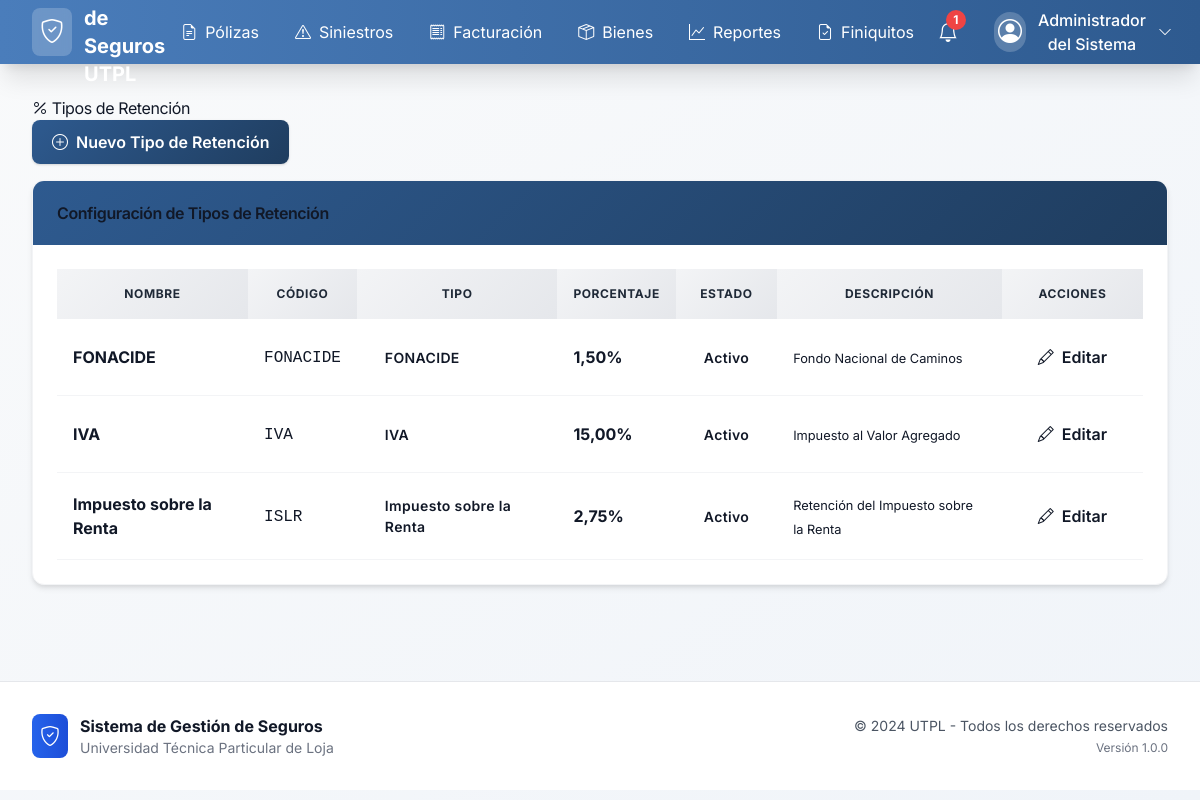
/companies/retention-types/ (signed in), run on an earlier commit of the app's database.
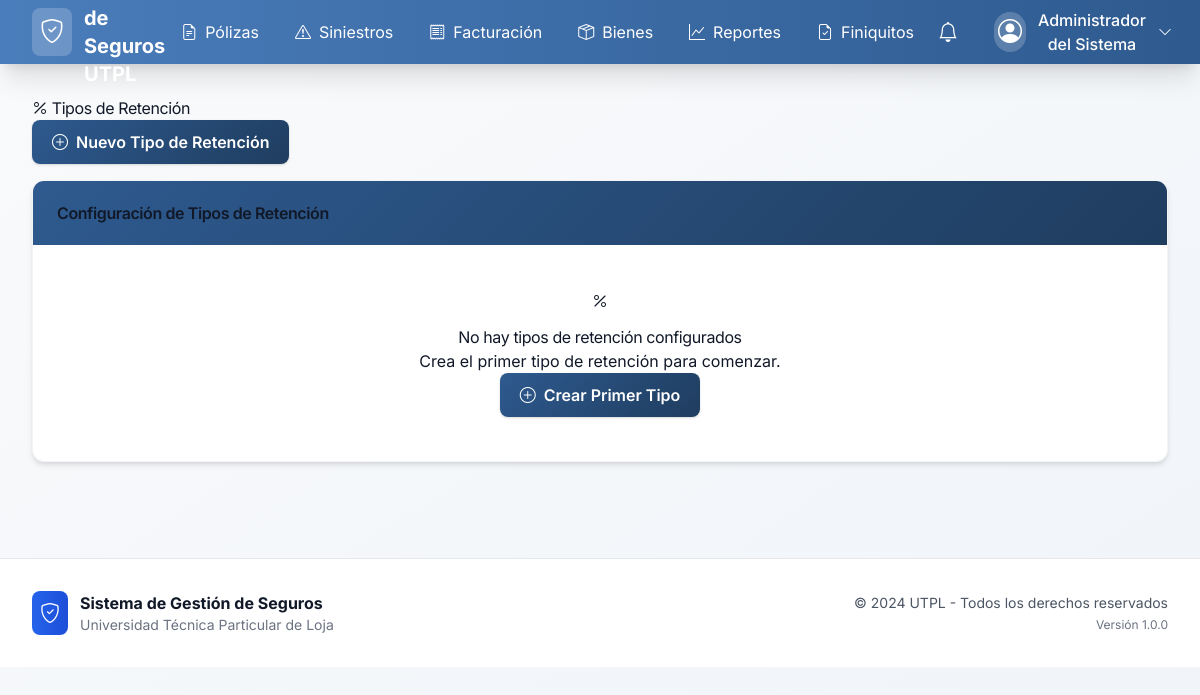
And on a later commit of the database.
### companies/models.py (models this page shows, shortened)
class RetentionType(models.Model):
    RETENTION_TYPES = [
        ('iva', _('IVA')),
        ('islr', _('Impuesto sobre la Renta')),
        ('fonacide', _('FONACIDE')),
        ('other', _('Otro')),
    ]
    name = models.CharField(
        _('Nombre'),
        max_length=100,
        unique=True
    )
    code = models.CharField(
        _('Código'),
        max_length=20,
        unique=True
    )
    retention_type = models.CharField(
        _('Tipo de retención'),
        max_length=20,
        choices=RETENTION_TYPES,
        default='other'
    )
    percentage = models.DecimalField(
        _('Porcentaje'),
        max_digits=5,
        decimal_places=2,
        help_text=_('Porcentaje de retención (ej: 12.00 para 12%)')
    )
    is_active = models.BooleanField(
        _('Activo'),
        default=True
    )
    description = models.TextField(
        _('Descripción'),
        blank=True
    )
    created_at = models.DateTimeField(_('Creado'), auto_now_add=True)
    updated_at = models.DateTimeField(_('Actualizado'), auto_now=True)
    class Meta:
        verbose_name = _('Tipo de Retención')
        verbose_name_plural = _('Tipos de Retención')
        ordering = ['name']

### companies/views.py (the view)
# urls.py: path('retention-types/', views.retention_types_list, name='retention_types_list'),
@login_required
def retention_types_list(request):
    if not request.user.get_role_permissions().__contains__('insurance_companies_read'):
        messages.error(request, _('No tienes permisos para ver tipos de retención.'))
        return redirect('accounts:dashboard')
    retention_types = RetentionType.objects.all().order_by('name')
    return render(request, 'companies/retention_types_list.html', {
        'retention_types': retention_types,
        'title': _('Tipos de Retención'),
    })

### accounts/context_processors.py (called while the page is built, shortened)
def user_permissions(request):
    if request.user.is_authenticated and isinstance(request.user, UserProfile):
        unread_notifications_count = request.user.notifications.filter(is_read=False).count()
        recent_notifications = request.user.notifications.filter(is_read=False)[:5]
        return {
            'user_permissions': request.user.get_role_permissions(),
            'user_role': request.user.role,
            'user_full_name': request.user.get_full_name(),
            'unread_notifications_count': unread_notifications_count,
            'recent_notifications': recent_notifications,
        }

### accounts/models.py (called while the page is built)
    def get_full_name(self):
        if self.full_name:
            return self.full_name
        return super().get_full_name() or self.username

### templates/companies/retention_types_list.html (shortened to what the changed rows need)
{% extends 'base.html' %}
{% load static %}
{% block content %}
<div class="row">
    <div class="col-12">
        <div class="d-flex justify-content-between align-items-center mb-4">
            <h1>
                <i class="bi bi-percent"></i> Tipos de Retención
            </h1>
        </div>
    </div>
</div>
<div class="row">
    <div class="col-12">
        <div class="card">
            <div class="card-body">
                {% if retention_types %}
                <div class="table-responsive">
                    <table class="table table-hover">
                        <thead class="table-light">
                            <tr>
                                <th>Nombre</th>
                                <th>Código</th>
                                <th>Tipo</th>
                                <th>Porcentaje</th>
                                <th>Estado</th>
                                <th>Descripción</th>
                                <th>Acciones</th>
                            </tr>
                        </thead>
                        <tbody>
                            {% for retention_type in retention_types %}
                            <tr>
                                <td>
                                    <strong>{{ retention_type.name }}</strong>
                                </td>
                                <td>
                                    <code>{{ retention_type.code }}</code>
                                </td>
                                <td>
                                    <span class="badge
                                        {% if retention_type.retention_type == 'iva' %}bg-primary
                                        {% elif retention_type.retention_type == 'islr' %}bg-warning
                                        {% elif retention_type.retention_type == 'fonacide' %}bg-success
                                        {% else %}bg-secondary
                                        {% endif %}">
                                        {{ retention_type.get_retention_type_display }}
                                    </span>
                                </td>
                                <td>
                                    <strong>{{ retention_type.percentage }}%</strong>
                                </td>
                                <td>
                                    {% if retention_type.is_active %}
                                        <span class="badge bg-success">Activo</span>
                                    {% else %}
                                        <span class="badge bg-secondary">Inactivo</span>
                                    {% endif %}
                                </td>
                                <td>
                                    <small class="text-muted">
                                        {% if retention_type.description %}
                                            {{ retention_type.description|truncatechars:50 }}
                                        {% else %}
                                            <em>Sin descripción</em>
                                        {% endif %}
                                    </small>
                                </td>
                                <td>
                                    {% if 'insurance_companies_write' in user_permissions %}
                                    <a href="{% url 'companies:retention_types_edit' retention_type.pk %}"
                                       class="btn btn-sm btn-outline-primary">
                                        <i class="bi bi-pencil"></i> Editar
                                    </a>
                                    {% endif %}
                                </td>
                            </tr>
                            {% endfor %}
                        </tbody>
                    </table>
                </div>
                {% else %}
                <div class="text-center py-5">
                    <i class="bi bi-percent fs-1 text-muted"></i>
                    <h5 class="text-muted mt-3">No hay tipos de retención configurados</h5>
                    <p class="text-muted">Crea el primer tipo de retención para comenzar.</p>
                    {% if 'insurance_companies_write' in user_permissions %}
                    <a href="{% url 'companies:retention_types_create' %}" class="btn btn-primary">
                        <i class="bi bi-plus-circle"></i> Crear Primer Tipo
                    </a>
                    {% endif %}
                </div>
                {% endif %}
            </div>
        </div>
    </div>
</div>
{% endblock %}

### templates/base.html (shortened to what the changed rows need)
{% load static %}
<!DOCTYPE html>
<html lang="es">
<head>
    <script src="https://cdn.tailwindcss.com"></script>
    <link href="https://cdn.jsdelivr.net/npm/bootstrap-icons@1.10.0/font/bootstrap-icons.css" rel="stylesheet">
    <link href="{% static 'css/style.css' %}" rel="stylesheet">
</head>
<body class="bg-gradient-to-br from-gray-50 to-blue-50 min-h-screen" style="background: linear-gradient(to bottom right, #f9fafb 0%, #f0f4f9 100%);">
    <nav class="shadow-xl sticky top-0 z-50" style="background: linear-gradient(to right, #4a7dbb 0%, #2e5a8f 100%);">
        <div class="max-w-7xl mx-auto px-4 sm:px-6 lg:px-8">
            <div class="flex items-center justify-between h-16">
                {% if user.is_authenticated and user_permissions %}
                <div class="flex items-center space-x-4">
                    <div class="relative" x-data="{ open: false }">
                        <button @click="open = !open" class="relative p-2 text-white hover:bg-white/10 rounded-lg transition-all">
                            <i class="bi bi-bell text-xl"></i>
                            {% if unread_notifications_count > 0 %}
                            <span class="absolute top-0 right-0 h-5 w-5 bg-red-500 rounded-full flex items-center justify-center text-xs font-bold">
                                {{ unread_notifications_count }}
                            </span>
                            {% endif %}
                        </button>
                    </div>
                </div>
                {% endif %}
            </div>
        </div>
    </nav>
    <main class="max-w-7xl mx-auto px-4 sm:px-6 lg:px-8 py-8">
        <div class="fade-in">
            {% block content %}{% endblock %}
        </div>
    </main>
</body>
</html>

What changed in the data, as far as the page shows it:
removed RetentionType: name "FONACIDE", code "FONACIDE", retention_type "FONACIDE", percentage "1,50", is_active "Activo", description "Fondo Nacional de Caminos"
removed RetentionType: name "IVA", code "IVA", retention_type "IVA", percentage "15,00", is_active "Activo", description "Impuesto al Valor Agregado"
removed RetentionType: name "Impuesto sobre la Renta", code "ISLR", retention_type "Impuesto sobre la Renta", percentage "2,75", is_active "Activo", description "Retención del Impuesto sobre la Renta"
Also different on the page:
{{ unread_notifications_count }}: "1" → (not shown)
text no longer shown: "NOMBRE CÓDIGO TIPO PORCENTAJE ESTADO DESCRIPCIÓN ACCIONES"
text now shown: "No hay tipos de retención configurados Crea el primer tipo de retención para comenzar. Crear Primer Tipo"
